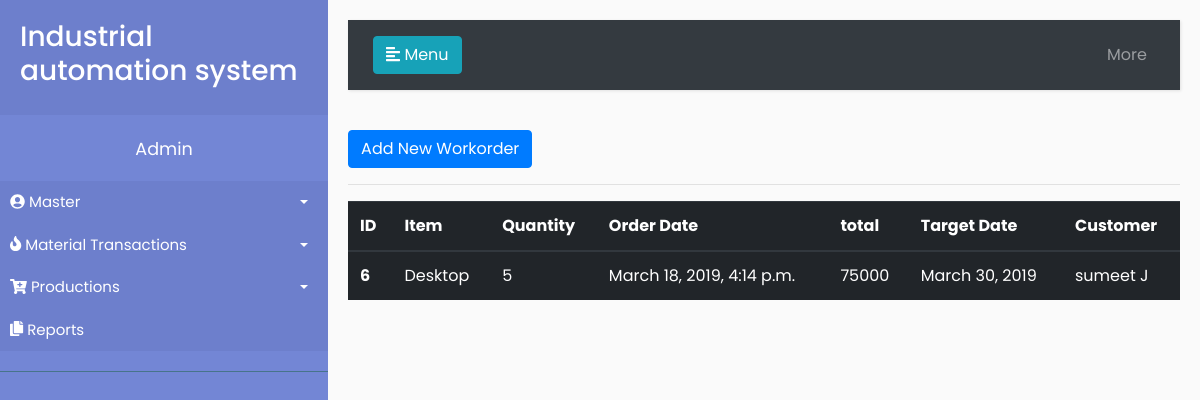
/production/workorder/, run on the app's committed database.
### production/models.py (models this page shows, shortened)
class Workorder(models.Model):
	Select_item = models.ForeignKey(Item, on_delete=models.CASCADE)
	Quantity = models.PositiveIntegerField(blank=True)
	Order_date = models.DateTimeField(default=timezone.now)
	Target_date = models.DateField()
	total=models.PositiveIntegerField(editable=False)
	Select_customer = models.ForeignKey(Customer, on_delete=models.CASCADE)

### master/models.py (models this page shows)
class Item(models.Model):
	item_code = models.CharField(max_length=10)
	item_name = models.CharField(max_length=50)
	price = models.PositiveIntegerField()
	description = models.TextField()
	created_date = models.DateTimeField(default=timezone.now)
	def __str__(self):
		return self.item_name

class Customer(models.Model):
	name = models.CharField(max_length=50)
	contact = models.PositiveIntegerField(max_length=10)
	email_id = models.EmailField(max_length=254, blank=True)
	address = models.TextField()
	created_date = models.DateTimeField(default=timezone.now)
	def __str__(self):
		return self.name

### production/views.py (the view)
# urls.py: path('workorder/', views.workorder, name='workorder'),
def workorder(request):
	workorder = Workorder.objects.all()
	return render(request, 'production/workorder.html',{'workorder': workorder})

### production/templates/production/workorder.html
{% extends 'base.html' %}
{% block content %}
<a class="btn btn-primary" href="{% url 'new_workorder' %}" role="button">Add New Workorder</a> <hr/>
<table class="table table-dark">
  <thead>
    <tr>
      <th scope="col">ID</th>
      <th scope="col">Item</th>
      <th scope="col">Quantity</th>
      <th scope="col">Order Date</th>
      <th scope="col">total</th>
      <th scope="col">Target Date</th>
      <th scope="col">Customer</th
    </tr>
  </thead>
  <tbody>
{% for detail in workorder %}
    <tr>
      <th scope="row"> {{ detail.id }}</th>
      <td>{{ detail.Select_item }}</td>
      <td>{{ detail.Quantity }}</td>
      <td>{{ detail.Order_date }}</td>
      <td>{{ detail.total}}</td>
      <td>{{ detail.Target_date }}</td>
      <td>{{ detail.Select_customer }}</td>
    </tr>
    {% endfor %}
  </tbody>
</table>
{% endblock %}

### master/static/css/style.css (style rules this page uses)
body { font-family: 'Poppins', sans-serif; background: #fafafa; }
a, a:hover, a:focus { color: inherit; text-decoration: none; transition: all 0.3s; }

### data on the page
Workorder: id "6", Select_item "Desktop", Quantity "5", Order_date "March 18, 2019, 4:14 p.m.", total "75000", Target_date "March 30, 2019", Select_customer "sumeet J"
